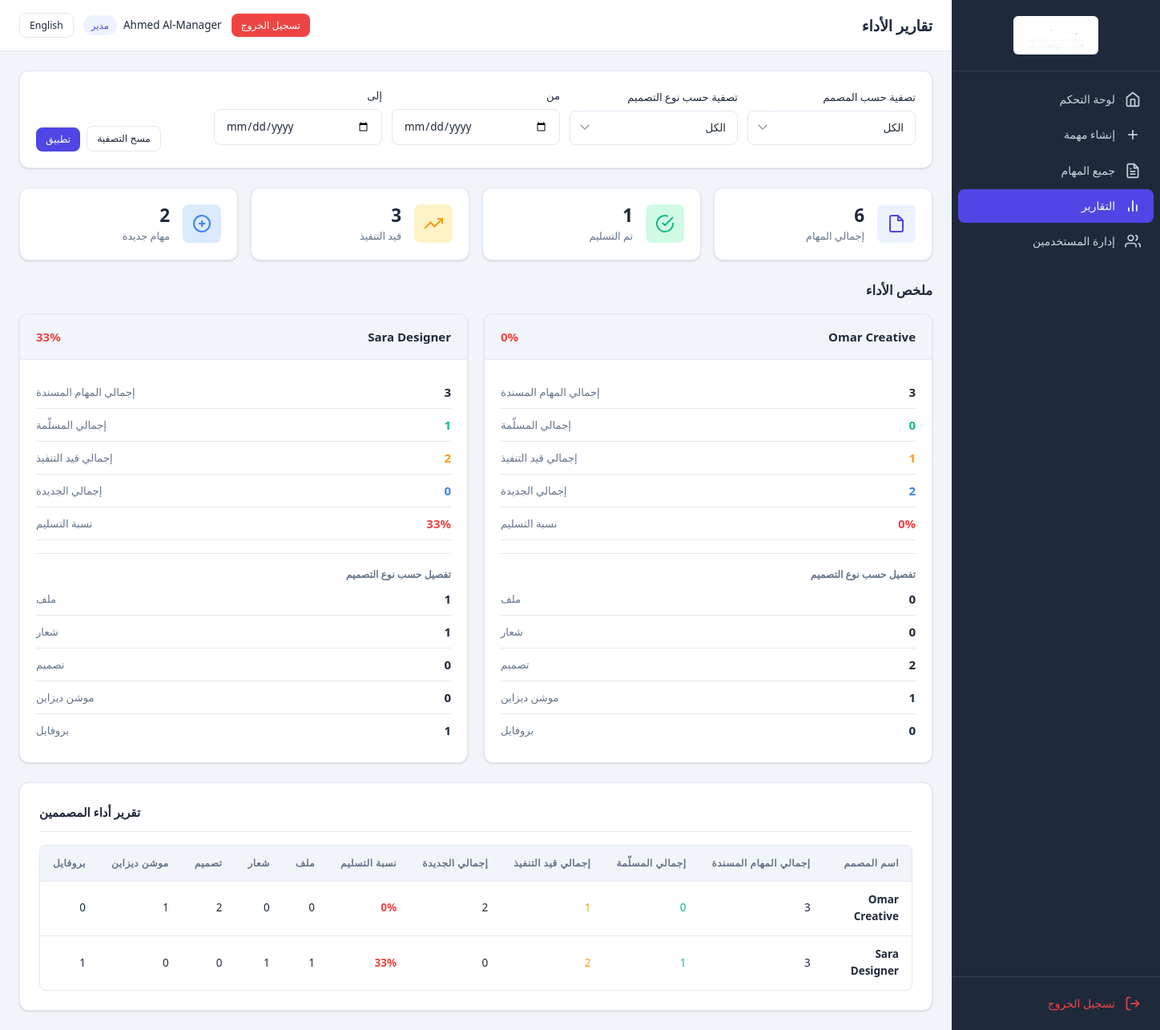
Page /manager/reports.php (signed in) on the committed database.
### tables this page shows
CREATE TABLE IF NOT EXISTS `users` (
    `id` INT UNSIGNED NOT NULL AUTO_INCREMENT,
    `full_name` VARCHAR(100) NOT NULL,
    `email` VARCHAR(150) NOT NULL,
    `password` VARCHAR(255) NOT NULL,
    `role` ENUM('manager', 'designer') NOT NULL DEFAULT 'designer',
    `language_preference` ENUM('en', 'ar') NOT NULL DEFAULT 'en',
    `telegram_chat_id` VARCHAR(50) NULL DEFAULT NULL,
    `created_at` DATETIME NOT NULL DEFAULT CURRENT_TIMESTAMP,
    `updated_at` DATETIME NOT NULL DEFAULT CURRENT_TIMESTAMP ON UPDATE CURRENT_TIMESTAMP,
    PRIMARY KEY (`id`),
    UNIQUE KEY `idx_email` (`email`)
);

### includes/language.php (called while the page is built, shortened)
<?php
function loadLanguage() {
    $langFile = __DIR__ . '/../config/lang_' . $_SESSION['lang'] . '.php';
    return $lang;
}
function getCurrentLang() {
    return $_SESSION['lang'] ?? 'en';
}
function __($key) {
    global $lang;
    return $lang[$key] ?? $key;
}

### includes/auth.php (called while the page is built, shortened)
<?php
require_once __DIR__ . '/language.php';
$lang = loadLanguage();
function sanitize($input) {
    return htmlspecialchars(trim($input), ENT_QUOTES, 'UTF-8');
}

### manager/reports.php (the view, shortened to what this page needs)
<?php
require_once __DIR__ . '/../includes/auth.php';
$pdo = getDBConnection();
$filterDateFrom = $_GET['date_from'] ?? '';
$filterDateTo   = $_GET['date_to'] ?? '';
$where = [];
$params = [];
$whereSQL = !empty($where) ? 'AND ' . implode(' AND ', $where) : '';
$sql = "SELECT
            u.id AS designer_id,
            u.full_name AS designer_name,
            COUNT(t.id) AS total_tasks,
            SUM(CASE WHEN t.status = 'delivered' THEN 1 ELSE 0 END) AS delivered,
            SUM(CASE WHEN t.status = 'in_progress' THEN 1 ELSE 0 END) AS in_progress,
            SUM(CASE WHEN t.status = 'new' THEN 1 ELSE 0 END) AS new_tasks
        FROM users u
        LEFT JOIN tasks t ON u.id = t.assigned_to $whereSQL
        WHERE u.role = 'designer'
        GROUP BY u.id, u.full_name
        ORDER BY u.full_name";
$stmt = $pdo->prepare($sql);
$stmt->execute($params);
$performanceData = $stmt->fetchAll();
$typeSql = "SELECT
                t.assigned_to,
                t.design_type,
                COUNT(*) AS count
            FROM tasks t
            JOIN users u ON t.assigned_to = u.id AND u.role = 'designer'
            WHERE 1=1 " . $whereSQL . "
            GROUP BY t.assigned_to, t.design_type
            ORDER BY t.assigned_to, t.design_type";
$typeStmt = $pdo->prepare($typeSql);
$typeStmt->execute($params);
$typeBreakdown = $typeStmt->fetchAll();
$typeMap = [];
foreach ($typeBreakdown as $row) {
    $typeMap[$row['assigned_to']][$row['design_type']] = $row['count'];
}
$totalAll = 0;
$deliveredAll = 0;
$inProgressAll = 0;
$newAll = 0;
foreach ($performanceData as $d) {
    $totalAll += $d['total_tasks'];
    $deliveredAll += $d['delivered'];
    $inProgressAll += $d['in_progress'];
    $newAll += $d['new_tasks'];
}
include __DIR__ . '/../templates/header.php';
?>
<div class="filter-bar">
    <form method="GET" action="">
        <div class="filter-grid">
            <div class="form-group mb-1">
                <label class="form-label"><?= __('filter_by_designer') ?></label>
                <select name="designer" class="form-control">
                    <option value=""><?= __('all') ?></option>
                </select>
            </div>
            <div class="form-group mb-1">
                <label class="form-label"><?= __('filter_by_type') ?></label>
                <select name="design_type" class="form-control">
                    <option value=""><?= __('all') ?></option>
                </select>
            </div>
            <div class="form-group mb-1">
                <label class="form-label"><?= __('date_from') ?></label>
                <input type="date" name="date_from" class="form-control" value="<?= sanitize($filterDateFrom) ?>">
            </div>
            <div class="form-group mb-1">
                <label class="form-label"><?= __('date_to') ?></label>
                <input type="date" name="date_to" class="form-control" value="<?= sanitize($filterDateTo) ?>">
            </div>
            <div class="filter-actions">
                <button type="submit" class="btn btn-primary btn-sm"><?= __('apply_filter') ?></button>
                <a href="/manager/reports.php" class="btn btn-outline btn-sm"><?= __('clear_filter') ?></a>
            </div>
        </div>
    </form>
</div>
<div class="kpi-grid">
    <div class="kpi-card">
        <div class="kpi-icon total">
            <svg viewBox="0 0 24 24" fill="none" stroke="currentColor" stroke-width="2"><path d="M14 2H6a2 2 0 00-2 2v16a2 2 0 002 2h12a2 2 0 002-2V8z"/><polyline points="14 2 14 8 20 8"/></svg>
        </div>
        <div class="kpi-content">
            <div class="kpi-value"><?= $totalAll ?></div>
            <div class="kpi-label"><?= __('total_tasks') ?></div>
        </div>
    </div>
    <div class="kpi-card">
        <div class="kpi-icon delivered">
            <svg viewBox="0 0 24 24" fill="none" stroke="currentColor" stroke-width="2"><path d="M22 11.08V12a10 10 0 11-5.93-9.14"/><polyline points="22 4 12 14.01 9 11.01"/></svg>
        </div>
        <div class="kpi-content">
            <div class="kpi-value"><?= $deliveredAll ?></div>
            <div class="kpi-label"><?= __('delivered_tasks') ?></div>
        </div>
    </div>
    <div class="kpi-card">
        <div class="kpi-icon progress">
            <svg viewBox="0 0 24 24" fill="none" stroke="currentColor" stroke-width="2"><polyline points="23 6 13.5 15.5 8.5 10.5 1 18"/><polyline points="17 6 23 6 23 12"/></svg>
        </div>
        <div class="kpi-content">
            <div class="kpi-value"><?= $inProgressAll ?></div>
            <div class="kpi-label"><?= __('in_progress_tasks') ?></div>
        </div>
    </div>
    <div class="kpi-card">
        <div class="kpi-icon new">
            <svg viewBox="0 0 24 24" fill="none" stroke="currentColor" stroke-width="2"><circle cx="12" cy="12" r="10"/><line x1="12" y1="8" x2="12" y2="16"/><line x1="8" y1="12" x2="16" y2="12"/></svg>
        </div>
        <div class="kpi-content">
            <div class="kpi-value"><?= $newAll ?></div>
            <div class="kpi-label"><?= __('new_tasks') ?></div>
        </div>
    </div>
</div>
<h2 class="section-title"><?= __('performance_summary') ?></h2>
<div class="report-grid">
    <?php foreach ($performanceData as $designer): ?>
    <div class="report-card">
        <div class="report-card-header">
            <h3 class="report-card-title"><?= sanitize($designer['designer_name']) ?></h3>
            <?php
                $rate = $designer['total_tasks'] > 0 ? round(($designer['delivered'] / $designer['total_tasks']) * 100) : 0;
                $rateClass = $rate >= 70 ? 'high' : ($rate >= 40 ? 'medium' : 'low');
            ?>
            <span class="delivery-rate <?= $rateClass ?>" style="font-size:1rem;padding:0;"><?= $rate ?>%</span>
        </div>
        <div class="report-card-body">
            <div class="report-stat">
                <span class="report-stat-label"><?= __('total_assigned') ?></span>
                <span class="report-stat-value"><?= (int)$designer['total_tasks'] ?></span>
            </div>
            <div class="report-stat">
                <span class="report-stat-label"><?= __('total_delivered') ?></span>
                <span class="report-stat-value text-success"><?= (int)$designer['delivered'] ?></span>
            </div>
            <div class="report-stat">
                <span class="report-stat-label"><?= __('total_in_progress') ?></span>
                <span class="report-stat-value text-warning"><?= (int)$designer['in_progress'] ?></span>
            </div>
            <div class="report-stat">
                <span class="report-stat-label"><?= __('total_new') ?></span>
                <span class="report-stat-value" style="color:var(--info);"><?= (int)$designer['new_tasks'] ?></span>
            </div>
            <div class="report-stat">
                <span class="report-stat-label"><?= __('delivery_rate') ?></span>
                <span class="report-stat-value delivery-rate <?= $rateClass ?>" style="font-size:1rem;padding:0;"><?= $rate ?>%</span>
            </div>
            <?php if (isset($typeMap[$designer['designer_id']])): ?>
            <div class="mt-2" style="border-top:1px solid var(--border);padding-top:12px;">
                <strong class="text-small" style="color:var(--text-secondary);"><?= __('breakdown_by_type') ?></strong>
                <?php foreach (DESIGN_TYPES as $typeKey => $typeLabels): ?>
                <div class="report-stat">
                    <span class="report-stat-label"><?= $typeLabels[getCurrentLang()] ?></span>
                    <span class="report-stat-value"><?= $typeMap[$designer['designer_id']][$typeKey] ?? 0 ?></span>
                </div>
                <?php endforeach; ?>
            </div>
            <?php endif; ?>
        </div>
    </div>
    <?php endforeach; ?>
</div>
<div class="card">
    <div class="card-header">
        <h2 class="card-title"><?= __('report_title') ?></h2>
    </div>
    <div class="table-wrapper">
        <table>
            <thead>
                <tr>
                    <th><?= __('designer_name') ?></th>
                    <th><?= __('total_assigned') ?></th>
                    <th><?= __('total_delivered') ?></th>
                    <th><?= __('total_in_progress') ?></th>
                    <th><?= __('total_new') ?></th>
                    <th><?= __('delivery_rate') ?></th>
                    <?php foreach (DESIGN_TYPES as $typeKey => $typeLabels): ?>
                    <th><?= $typeLabels[getCurrentLang()] ?></th>
                    <?php endforeach; ?>
                </tr>
            </thead>
            <tbody>
                <?php foreach ($performanceData as $designer): ?>
                <tr>
                    <td><strong><?= sanitize($designer['designer_name']) ?></strong></td>
                    <td><?= (int)$designer['total_tasks'] ?></td>
                    <td class="text-success"><?= (int)$designer['delivered'] ?></td>
                    <td class="text-warning"><?= (int)$designer['in_progress'] ?></td>
                    <td><?= (int)$designer['new_tasks'] ?></td>
                    <td>
                        <?php
                            $rate = $designer['total_tasks'] > 0 ? round(($designer['delivered'] / $designer['total_tasks']) * 100) : 0;
                            $rateClass = $rate >= 70 ? 'high' : ($rate >= 40 ? 'medium' : 'low');
                        ?>
                        <span class="delivery-rate <?= $rateClass ?>" style="font-size:0.9rem;padding:0;"><?= $rate ?>%</span>
                    </td>
                    <?php foreach (DESIGN_TYPES as $typeKey => $typeLabels): ?>
                    <td><?= $typeMap[$designer['designer_id']][$typeKey] ?? 0 ?></td>
                    <?php endforeach; ?>
                </tr>
                <?php endforeach; ?>
            </tbody>
        </table>
    </div>
</div>
<?php include __DIR__ . '/../templates/footer.php'; ?>

### assets/css/rtl.css (style rules this page uses)
.rtl { text-align: right; }
.rtl th, .rtl td { text-align: right; }
.rtl .form-group { text-align: right; }
.rtl select.form-control { background-position: left 12px center; padding-left: 36px; padding-right: 14px; }
.rtl .report-stat { flex-direction: row-reverse; }
.rtl .card-header { flex-direction: row-reverse; }
.rtl .filter-actions { flex-direction: row-reverse; }

### rows in the picture
users: full_name "Omar Creative", rate "0", total_tasks "3", delivered "0", in_progress "1", new_tasks "2", typeLabels "ملف", id "0", typeLabels "شعار", typeLabels "تصميم", id "2", typeLabels "موشن ديزاين", id "1", typeLabels "بروفايل"
users: full_name "Sara Designer", rate "33", total_tasks "3", delivered "1", in_progress "2", new_tasks "0", typeLabels "ملف", id "1", typeLabels "شعار", typeLabels "تصميم", id "0", typeLabels "موشن ديزاين", typeLabels "بروفايل"

### other values in the picture
__('nav_dashboard') "لوحة التحكم"
__('nav_create_task') "إنشاء مهمة"
__('nav_all_tasks') "جميع المهام"
__('nav_reports') "التقارير"
__('nav_users') "إدارة المستخدمين"
__('logout') "تسجيل الخروج"
$pageName "تقارير الأداء"
__('nav_language') "English"
$currentUser['full_name'] "Ahmed Al-Manager"
__('role_manager') "مدير"
__('filter_by_designer') "تصفية حسب المصمم"
__('filter_by_type') "تصفية حسب نوع التصميم"
__('date_from') "من"
__('date_to') "إلى"
__('apply_filter') "تطبيق"
